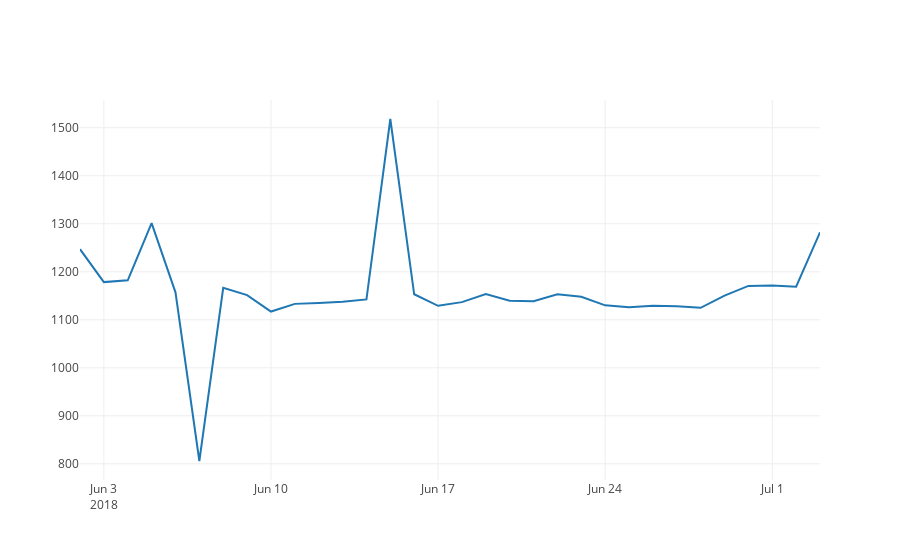

The cell this chart's notebook holds for it:
### Code cell
import plotly.offline as py
import plotly.graph_objs as go
import plotly.figure_factory as ff
py.init_notebook_mode(connected=True)

# Chart the data
ether_prices = go.Scatter(x=pred_uc.predicted_mean.index, y=pred_uc.predicted_mean)
py.iplot([ether_prices])

### Figure 1 — Plotly figure (JSON) as saved in the notebook; plotly's stock layout.template omitted (floating-point values rounded to 4 significant figures)
{"data": [{"type": "scatter", "x": ["2018-06-02", "2018-06-03", "2018-06-04", "2018-06-05", "2018-06-06", "2018-06-07", "2018-06-08", "2018-06-09", "2018-06-10", "2018-06-11", "2018-06-12", "2018-06-13", "2018-06-14", "2018-06-15", "2018-06-16", "2018-06-17", "2018-06-18", "2018-06-19", "2018-06-20", "2018-06-21", "2018-06-22", "2018-06-23", "2018-06-24", "2018-06-25", "2018-06-26", "2018-06-27", "2018-06-28", "2018-06-29", "2018-06-30", "2018-07-01", "2018-07-02", "2018-07-03"], "y": [1247.0, 1178.0, 1182.0, 1301.0, 1157.0, 805.8, 1167.0, 1151.0, 1117.0, 1133.0, 1135.0, 1138.0, 1142.0, 1518.0, 1153.0, 1129.0, 1137.0, 1154.0, 1140.0, 1139.0, 1153.0, 1148.0, 1130.0, 1126.0, 1129.0, 1128.0, 1125.0, 1150.0, 1171.0, 1172.0, 1169.0, 1282.0]}], "layout": {}}
